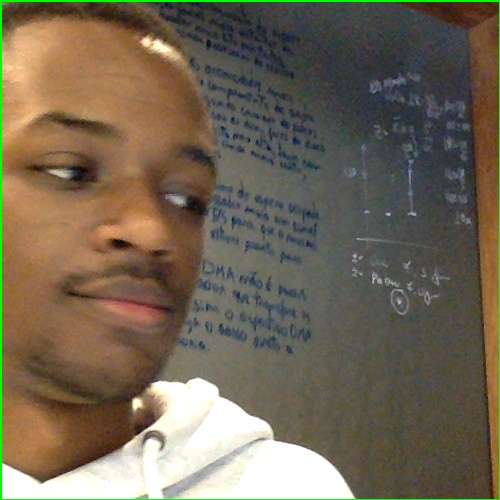
#> input picture temp_roi.jpg, 500 x 500 px, given in place of TestVideo.mp4, which was not available
$ python cam_corder.py   (older library calls are emulated)
#> lines starting #> are read from the running program, lines starting #| are printed output that depends on the picture; after the words box and inside, x2 and y2 are one past the last pixel; in counts of white or black regions, pixels touching at a corner belong together; pictures that were not available may be replaced by others from this repository, and a replacement may not be noted
#> further down, frame is the input picture: shape (500, 500, 3); mean B, G, R 84.8, 102.8, 114.1
### utils/frame_processing.py
import cv2
import numpy as np

# To make video slower and visible


def adjust_gamma(image, gamma = 1.0):
	# build a lookup table mapping the pixel values [0, 255] to
	# their adjusted gamma values
#> called with gamma = 0.5
	inv_gamma = 1.0 / gamma
	table = np.array([((i / 255.0) ** inv_gamma) * 255
		for i in np.arange(0, 256)]).astype("uint8")
	# apply gamma correction using the lookup table
	return cv2.LUT(image, table)
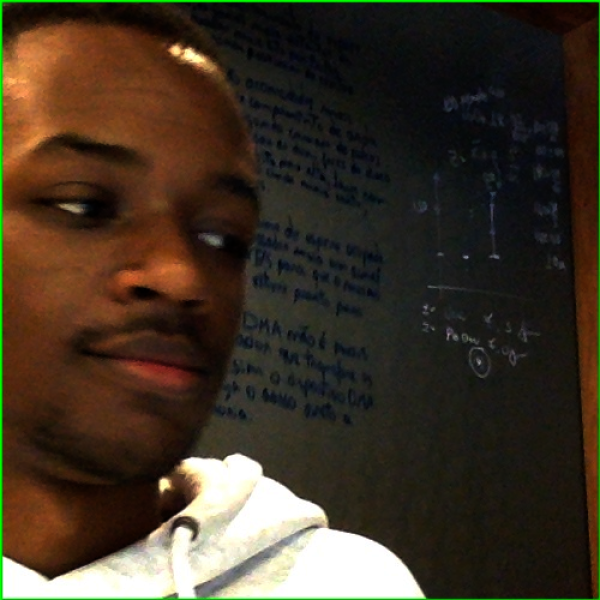
#> returned value: shape (1200, 1200, 3) (shown at 1/2 size); mean of channels 0, 1, 2 37.9, 51.8, 63; drawn as B, G, R

def basic_threshold(frame, gamma = 1.0):
    kernel = np.ones((5,5),np.uint8)

    frame = adjust_gamma(frame, gamma)
    frame = cv2.cvtColor(frame, cv2.COLOR_BGR2GRAY)
#> frame: shape (1200, 1200)
    frame = cv2.GaussianBlur(frame, (5,5), 0)
    _, frame = cv2.threshold(frame, 50, 230, cv2.THRESH_BINARY_INV)
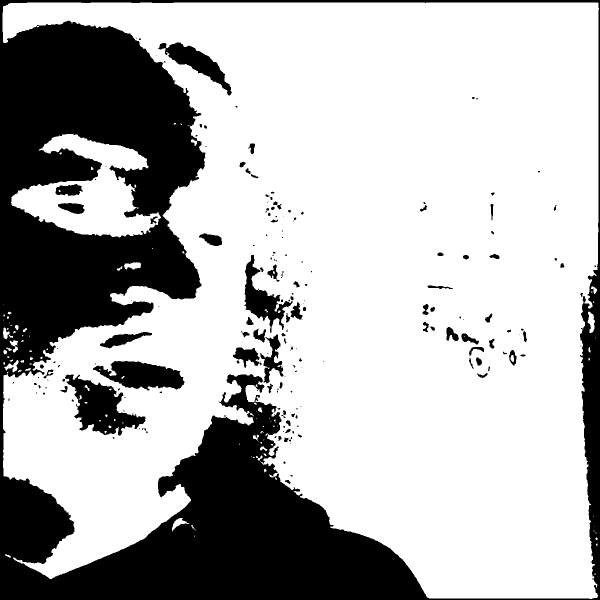
#> frame: shape (1200, 1200) (shown at 1/2 size); values 0 (black) and 230 (white), 71.1% white; 188 black regions (98 under 20 px), largest, box (x1, y1, x2, y2) and area: (0, 0, 1200, 1200) 377188, (130, 749, 291, 871) 9133, (186, 722, 369, 781) 6643
    frame = cv2.morphologyEx(frame, cv2.MORPH_OPEN, kernel)
#> frame: shape (1200, 1200); values 0 (black) and 230 (white), 70.7% white; 134 black regions (63 under 20 px), largest, box (x1, y1, x2, y2) and area: (0, 0, 1200, 1200) 384303, (125, 749, 291, 871) 9534, (186, 722, 369, 781) 6777
    return frame

### video_processing/water_shed.py
import cv2
import numpy as np
import argparse
import math
import imutils
from matplotlib import pyplot as plt


def create_sharp_frame(frame):
    kernel = np.array([[1, 1, 1], [1, -8, 1], [1, 1, 1]], dtype=np.float32)

    imgLaplacian = cv2.filter2D(frame, cv2.CV_32F, kernel)
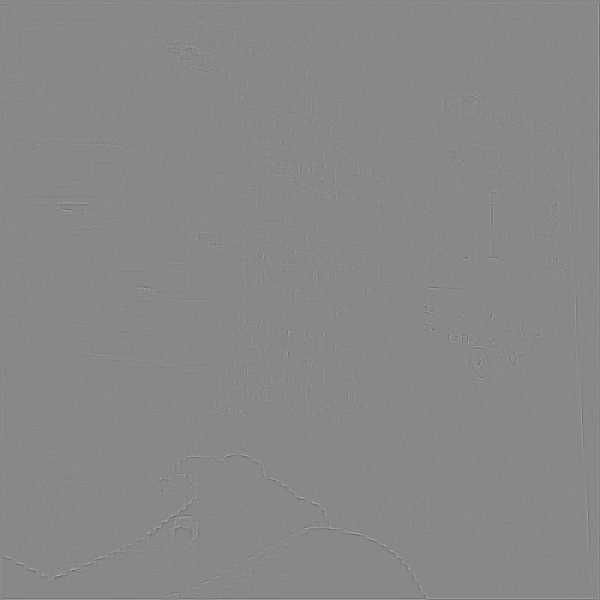
#> imgLaplacian: shape (1200, 1200, 3) float32 (shown at 1/2 size); mean B, G, R 0, 0, 0; drawn with min black and max white
    sharp = np.float32(frame)
    imgResult = sharp - imgLaplacian
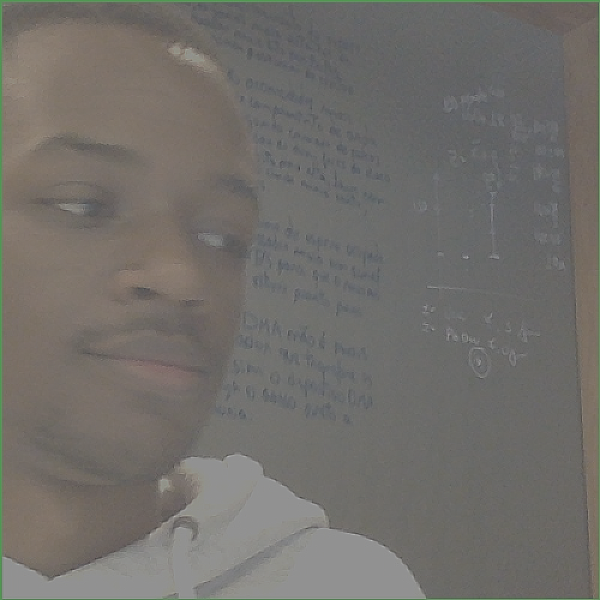
#> imgResult: shape (1200, 1200, 3) float32 (shown at 1/2 size); mean B, G, R 84.8, 102.8, 114.1; drawn with min black and max white
    # convert back to 8bits gray scale
    imgResult = np.clip(imgResult, 0, 255)
    imgResult = imgResult.astype('uint8')
    imgLaplacian = np.clip(imgLaplacian, 0, 255)
    imgLaplacian = np.uint8(imgLaplacian)
    #cv.imshow('Laplace Filtered Image', imgLaplacian)
    #cv2.imshow('New Sharped Image', imgResult)

    return imgResult

def water_shed(frame, opening, imgResult):
    kernel = np.ones((5,5),np.uint8)
    sure_bg = cv2.dilate(opening,kernel,iterations=3)
#> sure_bg: shape (1200, 1200); values 0 (black) and 230 (white), 76.8% white; 23 black regions (4 under 20 px), largest, box (x1, y1, x2, y2) and area: (0, 50, 403, 802) 162300, (0, 791, 847, 1200) 146821, (1167, 546, 1200, 1180) 11012

    cv2.imshow("opening", opening)
    # Finding sure foreground area
    dist = cv2.distanceTransform(opening, cv2.DIST_L2, 3)
    cv2.normalize(dist, dist, 0, 1.0, cv2.NORM_MINMAX)
    #cv2.imshow('Distance Transform Image', dist)


    # Step to focus on
    _, dist = cv2.threshold(dist, 0.3, 1.0, cv2.THRESH_BINARY)
#> dist: shape (1200, 1200) float32; values 0 (black) and 1 (white), 23% white; 7 white regions, largest, box (x1, y1, x2, y2) and area: (473, 73, 1129, 1129) 319932, (75, 853, 261, 1042) 8617, (1022, 548, 1099, 613) 1637
    dist = cv2.dilate(dist, kernel)
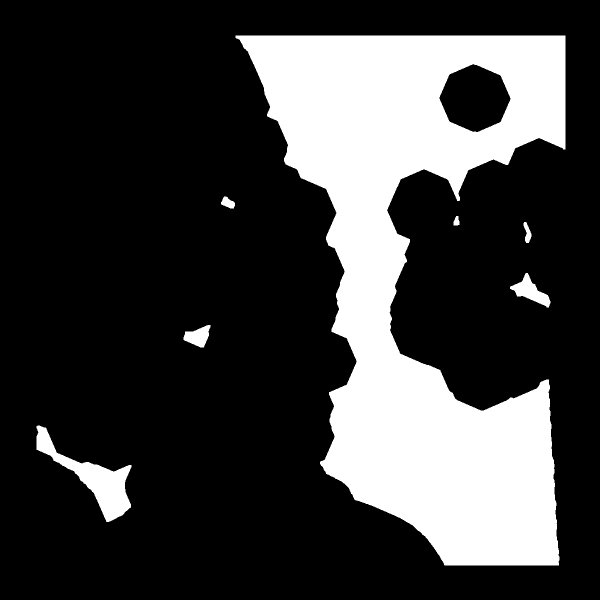
#> dist: shape (1200, 1200) float32 (shown at 1/2 size); values 0 (black) and 1 (white), 24% white; 7 white regions, largest, box (x1, y1, x2, y2) and area: (471, 71, 1131, 1131) 330975, (73, 851, 263, 1044) 10264, (1020, 546, 1101, 615) 2229
    # Opening to remove a LOT of noise
    eroded = cv2.erode(dist,kernel,iterations = 1)
#> eroded: shape (1200, 1200) float32; values 0 (black) and 1 (white), 23% white; 7 white regions, largest, box (x1, y1, x2, y2) and area: (473, 73, 1129, 1129) 320007, (75, 853, 261, 1042) 8620, (1022, 548, 1099, 613) 1641
    opening = cv2.dilate(eroded,kernel,iterations = 1)
    cv2.imshow('Peaks', opening)


    #cv2.imshow('Opening', opening)


    dist_8u = opening.astype('uint8')
#> dist_8u: shape (1200, 1200); values 0 (black) and 1 (white), 24% white; 7 white regions
    # Find total markers
    contours, _ = cv2.findContours(dist_8u, cv2.RETR_EXTERNAL, cv2.CHAIN_APPROX_SIMPLE)
#> contours = 7 contours; box (x1, y1, x2, y2) and area: (471, 71, 1131, 1131) 342746, (73, 851, 263, 1044) 9970, (1020, 546, 1101, 615) 2121, (367, 650, 421, 695) 1388, (442, 393, 470, 417) 388, (1047, 444, 1063, 486) 330, (907, 432, 919, 451) 148
    # Create the marker image for the watershed algorithm
    markers = np.zeros(dist.shape, dtype=np.int32)
    # Draw the foreground markers
    for i in range(len(contours)):
        cv2.drawContours(markers, contours, i, (i+1), -1)
#> this loop made 7 passes
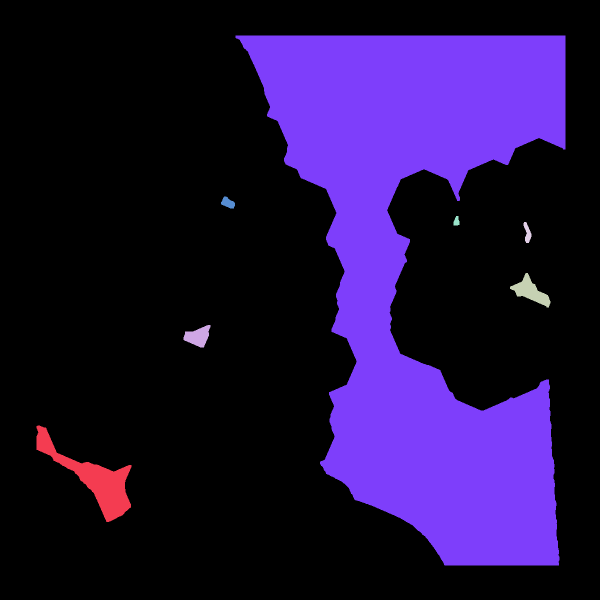
#> markers: shape (1200, 1200) int32 (shown at 1/2 size); 8 distinct labels, from 0 to 7; one colour per label, 0 black

    # Draw the background marker
    cv2.circle(markers, (5,5), 3, (255,255,255), -1)
#> markers: shape (1200, 1200) int32; 9 distinct labels, from 0 to 255
    markers_8u = (markers * 10).astype('uint8')
    #cv2.imshow('Markers', markers_8u)

    cv2.watershed(frame, markers)
    mark = markers.astype('uint8')
    mark = cv2.bitwise_not(mark)
    #cv2.imshow('Markers_v2', mark)

    _, mark = cv2.threshold(mark, 50, 230, cv2.THRESH_BINARY_INV + cv2.THRESH_OTSU)
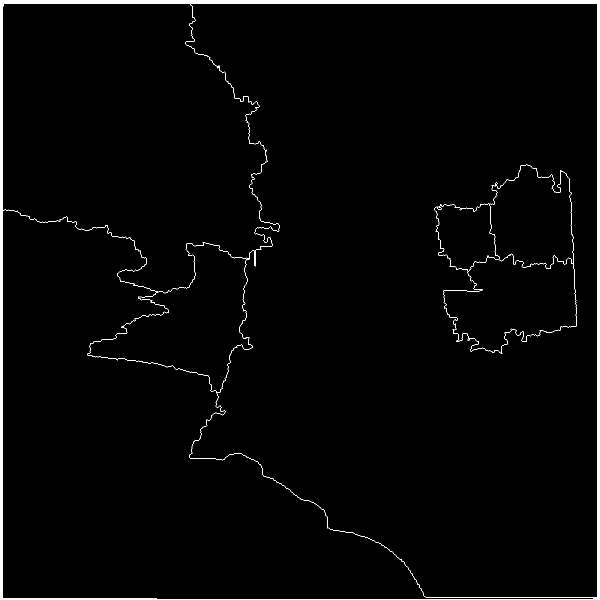
#> mark: shape (1200, 1200) (shown at 1/2 size); values 0 (black) and 230 (white), 2% white; 2 white regions, box (x1, y1, x2, y2) and area: (0, 0, 1200, 1200) 27271, (868, 329, 1153, 708) 2166


    return mark

# [9 lines left out: function drawBoxes, not called in this run]

### cam_corder.py
import cv2
import imutils
import numpy as np
import argparse
from matplotlib import pyplot as plt
from utils.frame_processing import *
from video_processing.water_shed import *

# Global variables ---------------------------------------------------------


# Functions ----------------------------------------------------------------
def get_video(video_path):
    capture = cv2.VideoCapture(video_path) # Capture Video

    if not capture.isOpened():
        print("Error: Could not open video.")
        exit()

    return capture

def create_delay(capture):
    fps = capture.get(cv2.CAP_PROP_FPS)
    slow_factor = 2  # Change this value to control the slow speed
    delay = int(1000 / (fps / slow_factor))
    return delay


# Main ----------------------------------------------------------------------
cap = get_video("./media/TestVideo.mp4")
delay = create_delay(cap)
while True:
    # Capturing image frame-by-frame
    ret, frame = cap.read()
    if not ret:
        print("Can't receive frame (stream end?). Exiting ...")
        break


    frame = imutils.resize(frame, width=1200)

    # Matheus Method // Yolo

    # Cury Method

    # Enzo Method // WaterShed/CountingContours
    thresh_frame = basic_threshold(frame, 0.5)
    sharp_frame = create_sharp_frame(frame)
    water_shed_frame = water_shed(frame, thresh_frame, sharp_frame)
#> (the run stopped early here; a loop or call above may not have finished)
